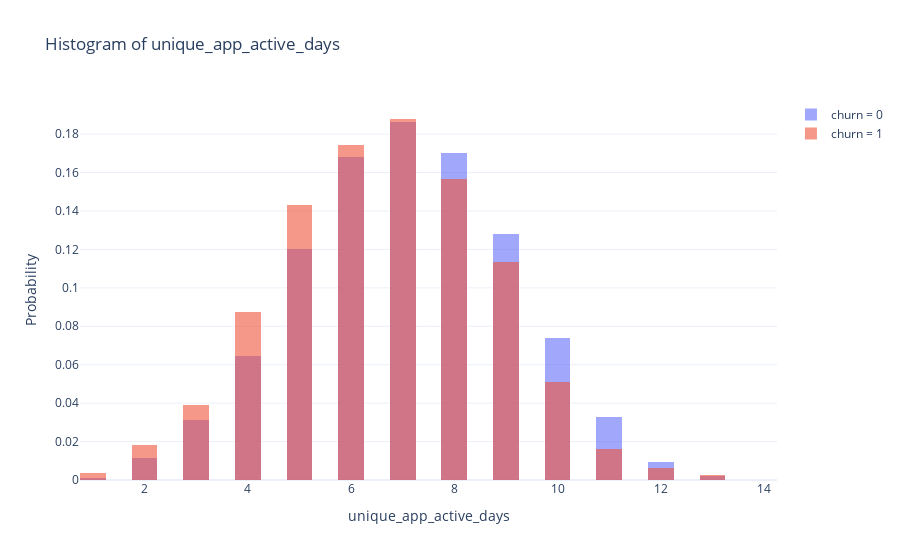

Write notebook code for a chart like this one.
### Code cell
plot_histogram(features_with_labels, column='unique_app_active_days', color='churn', plot_probability=True)

### Figure 1 — Plotly figure (JSON) as saved in the notebook; plotly's stock layout.template omitted (floating-point values rounded to 4 significant figures; data arrays with more than 128 entries replaced by an {"elided": "..."} marker saying what was removed)
{"data": [{"histnorm": "probability", "name": "churn = 0", "nbinsx": 40, "opacity": 0.6, "type": "histogram", "x": {"elided": "7941 int values"}}, {"histnorm": "probability", "name": "churn = 1", "nbinsx": 40, "opacity": 0.6, "type": "histogram", "x": {"elided": "2012 int values"}}], "layout": {"barmode": "overlay", "title": {"text": "Histogram of unique_app_active_days"}, "xaxis": {"title": {"text": "unique_app_active_days"}}, "yaxis": {"title": {"text": "Probability"}}}}
